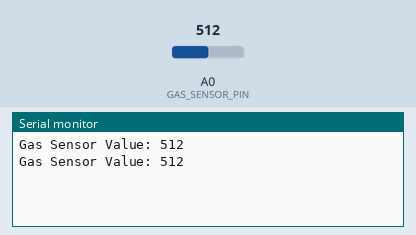
A sketch run on a simulated ESP8266 (NodeMCU). Parts: the last lines printed to the serial monitor. Inputs (shaded band) come from the test bench; at power-on: A0 (GAS_SENSOR_PIN) = 512.

Above: at 10.8 s.
10.9 s: A0 (GAS_SENSOR_PIN) set to 716
At 20.4 s:
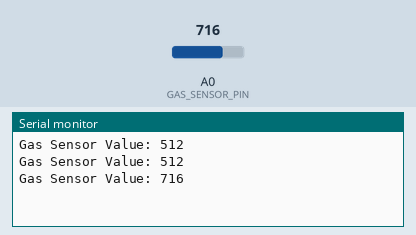
20.9 s: A0 (GAS_SENSOR_PIN) set to 900
At 30.5 s:
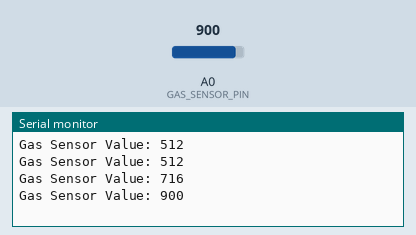
Timing chart, 0 to 32.0 s (numbered marks = the images above; inputs shaded):
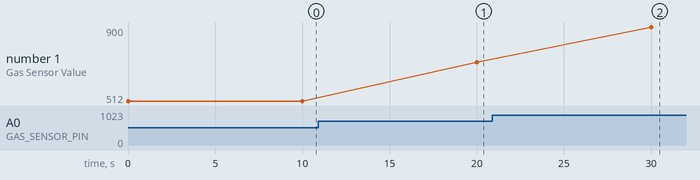

Measured:
- after the input at 10.9 s, the serial monitor: prints a new line after 9.1 s (image 1)
- after the input at 20.9 s, the serial monitor: prints a new line after 9.1 s (image 2)
- plotted number 1: 512 → 716 after the input at 10.9 s, 716 → 900 after the input at 20.9 s

The sketch:

gas_sensor.ino
```cpp
#define GAS_SENSOR_PIN A0  // NodeMCU has one analog pin (A0)

void setup() {
  Serial.begin(115200);  // Initialize serial communication
}

void loop() {
  int gasValue = analogRead(GAS_SENSOR_PIN);  // Read analog gas value

  // Print raw analog value (0–1023 for ESP8266)
  Serial.print("Gas Sensor Value: ");
  Serial.println(gasValue);

  // Add delay before next reading
  delay(10000);  // 10 seconds
}
```
